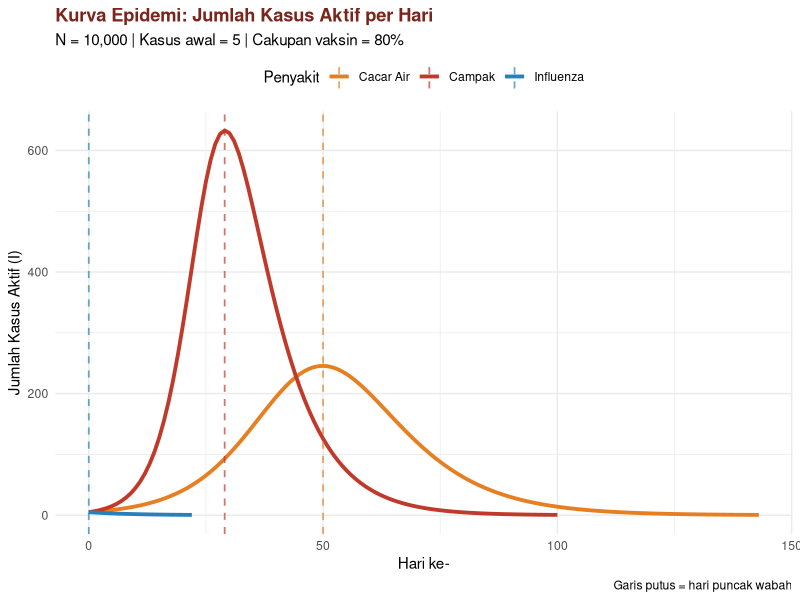
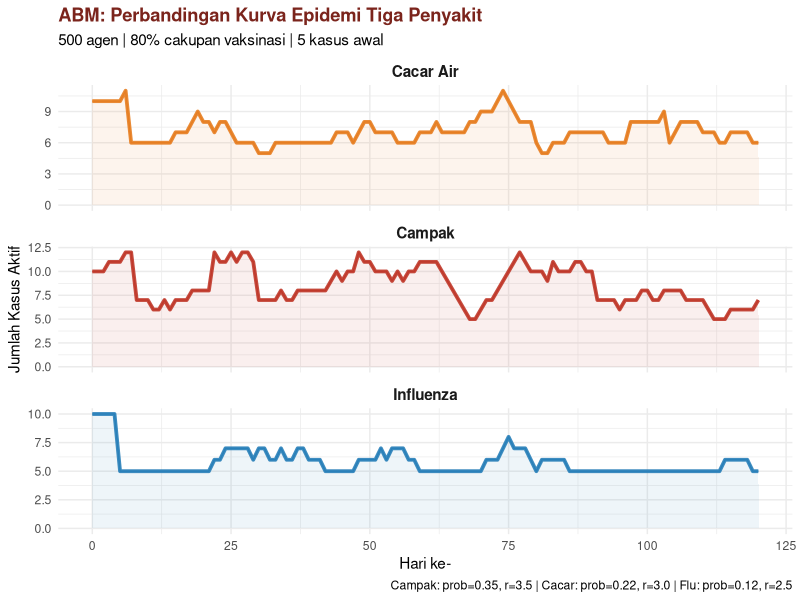
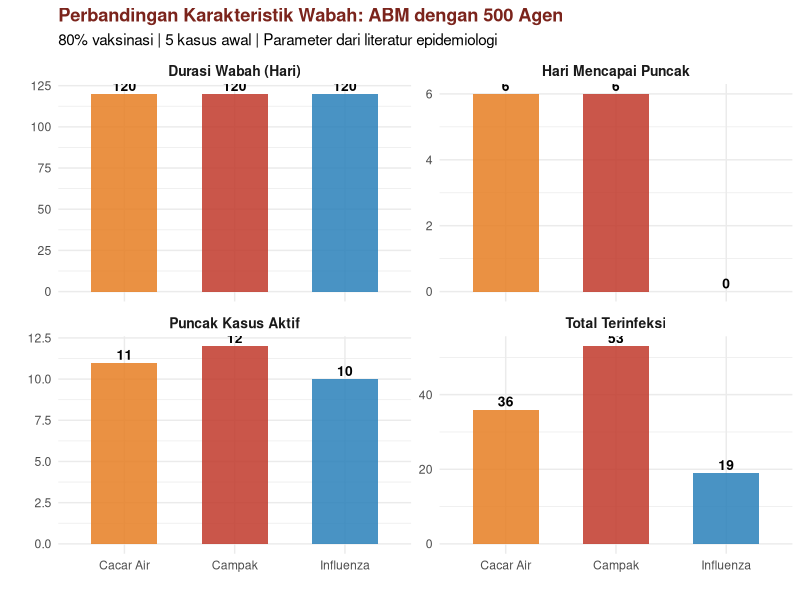
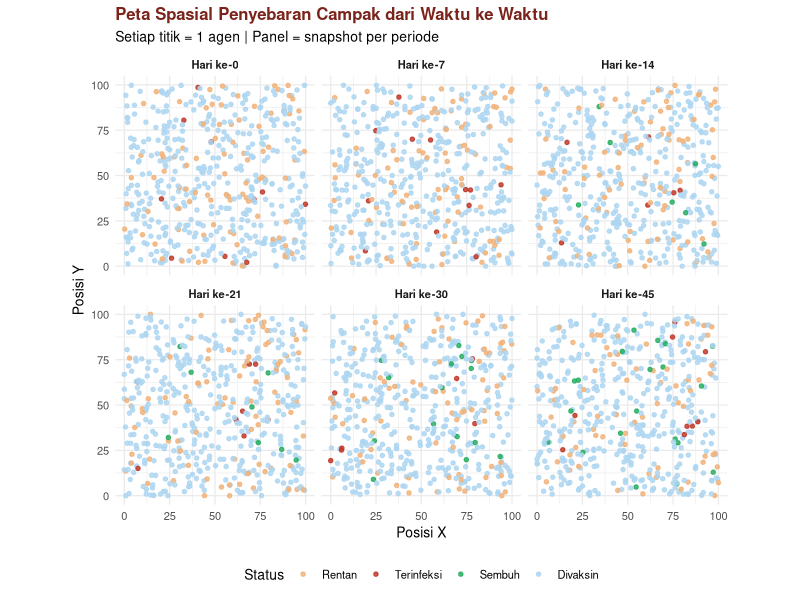
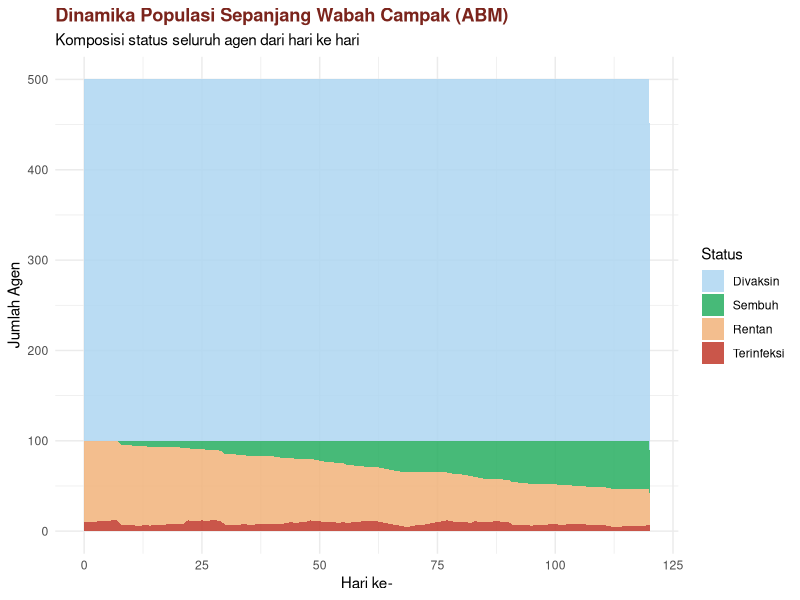
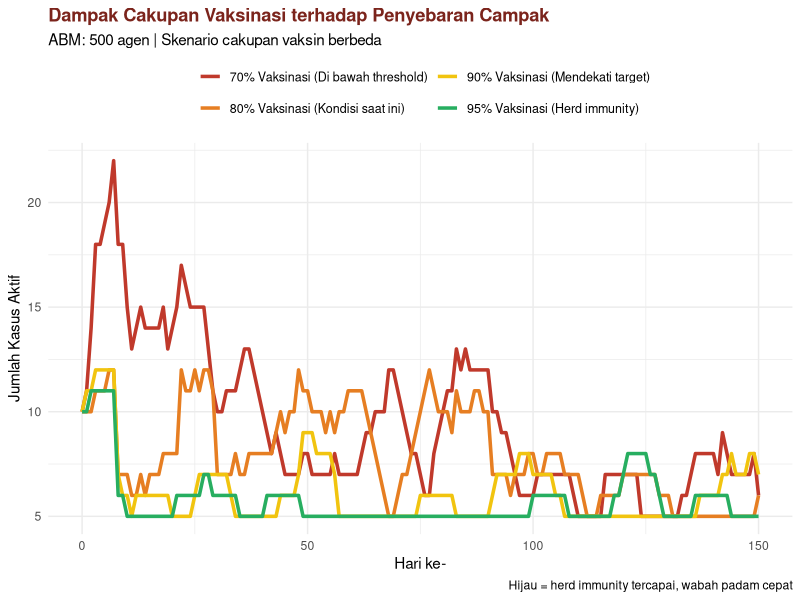
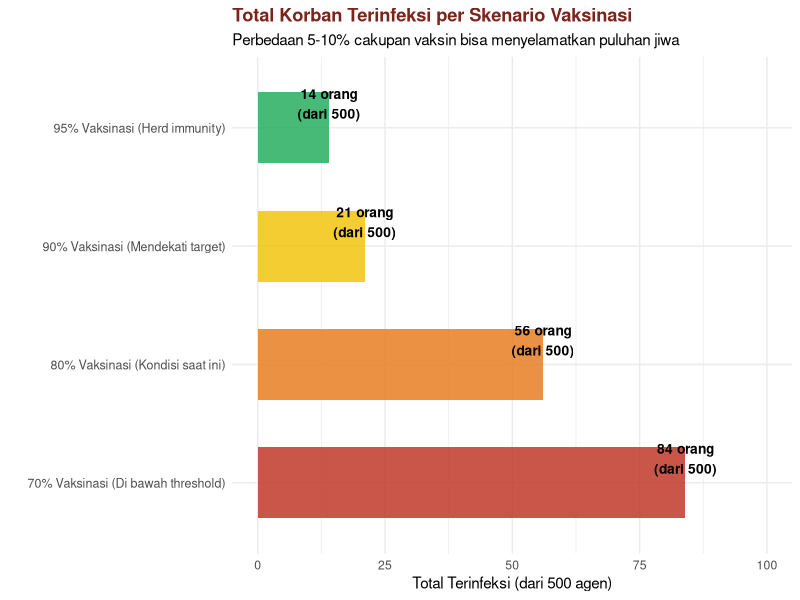

Recreate these plots in R, in order.
## ---- chunk 1
#| include: false

# ── Install dan load package ─────────────────────────────────────
# install.packages(c('dplyr', 'ggplot2', 'tidyr', 'scales',
#                    'patchwork', 'RColorBrewer'))

rm(list=ls())

library(dplyr)
library(ggplot2)
library(tidyr)
library(scales)
library(patchwork)
library(RColorBrewer)

set.seed(101)
## ---- chunk 2
#| echo: true

# ── Fungsi Model SIR deterministik ───────────────────────────────
# Menggunakan persamaan diferensial biasa (ODE) diskret

simulasi_SIR <- function(N,          # Ukuran populasi
                          I0,         # Kasus awal
                          beta,       # Laju transmisi
                          gamma,      # Laju recovery
                          vaksinasi,  # Proporsi yang sudah divaksin (0-1)
                          n_hari = 365) {
  # Populasi awal: yang sudah divaksin langsung masuk R
  S <- N * (1 - vaksinasi) - I0
  I <- I0
  R <- N * vaksinasi

  hasil <- data.frame(
    hari = 0, S = S, I = I, R = R,
    kasus_baru = I0
  )

  for (t in 1:n_hari) {
    # Persamaan SIR diskret
    dS <- -beta * S * I / N
    dI <-  beta * S * I / N - gamma * I
    dR <-  gamma * I

    S <- max(0, S + dS)
    I <- max(0, I + dI)
    R <- R + dR

    hasil <- rbind(hasil, data.frame(
      hari = t, S = S, I = I, R = R,
      kasus_baru = beta * (hasil$S[nrow(hasil)]) * I / N
    ))

    if (I < 0.5) break  # Wabah padam
  }
  hasil
}

## ---- chunk 3
#| echo: true

# ── Parameter penyakit dari literatur ────────────────────────────
#
# Campak: R0 = 15, masa infeksius = 8 hari -> gamma = 1/8
#         beta = R0 * gamma = 15 * (1/8) = 1.875
#
# Cacar Air: R0 = 9, masa infeksius = 7 hari
#
# Influenza: R0 = 2.5, masa infeksius = 5 hari

penyakit <- list(
  Campak = list(
    beta  = 15 * (1/8),   # R0=15, gamma=1/8
    gamma = 1/8,
    R0    = 15,
    warna = '#C0392B'
  ),
  `Cacar Air` = list(
    beta  = 9 * (1/7),    # R0=9, gamma=1/7
    gamma = 1/7,
    R0    = 9,
    warna = '#E67E22'
  ),
  Influenza = list(
    beta  = 2.5 * (1/5),  # R0=2.5, gamma=1/5
    gamma = 1/5,
    R0    = 2.5,
    warna = '#2980B9'
  )
)
## ---- chunk 4
# Populasi simulasi: 10.000 orang (kota kecil / kelurahan)
N_pop      <- 10000
kasus_awal <- 5       # 5 kasus pertama
cakupan_vaksin <- 0.80  # 80% — di bawah threshold herd immunity campak
## ---- chunk 5
#| echo: true

# ── Jalankan SIR untuk ketiga penyakit ───────────────────────────
df_SIR_all <- lapply(names(penyakit), function(nm) {
  p <- penyakit[[nm]]
  sim <- simulasi_SIR(
    N          = N_pop,
    I0         = kasus_awal,
    beta       = p$beta,
    gamma      = p$gamma,
    vaksinasi  = cakupan_vaksin,
    n_hari     = 365
  )
  sim$penyakit <- nm
  sim
}) %>% bind_rows()

# Ringkasan puncak wabah
df_puncak <- df_SIR_all %>%
  group_by(penyakit) %>%
  summarise(
    hari_puncak    = hari[which.max(I)],
    puncak_kasus   = round(max(I)),
    total_terinfeksi = round(max(R) - N_pop * cakupan_vaksin),
    .groups = 'drop'
  )

## ---- chunk 6
# ── Visualisasi kurva epidemi SIR ────────────────────────────────
warna_penyakit <- c(
  'Campak'    = '#C0392B',
  'Cacar Air' = '#E67E22',
  'Influenza' = '#2980B9'
)

# Plot kurva I (Infeksius) untuk ketiga penyakit
df_I <- df_SIR_all %>% select(hari, penyakit, I)

ggplot(df_I, aes(x = hari, y = I, color = penyakit)) +
  geom_line(linewidth = 1.3) +
  geom_vline(
    data = df_puncak,
    aes(xintercept = hari_puncak, color = penyakit),
    linetype = 'dashed', linewidth = 0.6, alpha = 0.7
  ) +
  scale_color_manual(values = warna_penyakit, name = 'Penyakit') +
  scale_y_continuous(labels = label_comma()) +
  labs(
    title    = 'Kurva Epidemi: Jumlah Kasus Aktif per Hari',
    subtitle = paste0('N = ', label_comma()(N_pop),
                      ' | Kasus awal = ', kasus_awal,
                      ' | Cakupan vaksin = ', percent(cakupan_vaksin)),
    x = 'Hari ke-', y = 'Jumlah Kasus Aktif (I)',
    caption = 'Garis putus = hari puncak wabah'
  ) +
  theme_minimal(base_size = 11) +
  theme(
    plot.title      = element_text(face = 'bold', color = '#7B241C'),
    legend.position = 'top'
  )

cat('=== RINGKASAN PUNCAK WABAH ===\n')
print(df_puncak)
## ---- chunk 7
#| echo: true

# ══════════════════════════════════════════════════════════════════
# AGENT-BASED MODEL — Penyebaran Campak
# ══════════════════════════════════════════════════════════════════

# ── Inisialisasi populasi agen ────────────────────────────────────
buat_populasi <- function(n_agen     = 500,
                           pct_vaksin = 0.80,
                           n_infeksi_awal = 5) {
  data.frame(
    id      = 1:n_agen,
    x       = runif(n_agen, 0, 100),   # Posisi x (0-100)
    y       = runif(n_agen, 0, 100),   # Posisi y (0-100)
    # Status: S=Susceptible, I=Infectious, R=Recovered, V=Vaccinated
    status  = c(
      rep('V', round(n_agen * pct_vaksin)),
      rep('I', n_infeksi_awal),
      rep('S', n_agen - round(n_agen * pct_vaksin) - n_infeksi_awal)
    ) %>% sample(),  # Acak posisi status
    hari_infeksi = ifelse(
      sample(c(TRUE, FALSE), n_agen, replace = TRUE,
             prob = c(n_infeksi_awal/n_agen, 1 - n_infeksi_awal/n_agen)),
      0, NA
    ),
    # Kecepatan gerak acak per agen
    vx = rnorm(n_agen, 0, 0.8),
    vy = rnorm(n_agen, 0, 0.8)
  )
}

## ---- chunk 8
#| echo: true

# ── Satu langkah simulasi ABM ─────────────────────────────────────
langkah_ABM <- function(pop, hari,
                         radius_infeksi = 3,    # Jarak menular (unit)
                         prob_infeksi   = 0.35, # Prob menular per kontak
                         masa_infeksius = 8) {  # Hari infeksius

  # 1. Gerakkan semua agen (dengan boundary reflection)
  pop$x <- pop$x + pop$vx + rnorm(nrow(pop), 0, 0.3)
  pop$y <- pop$y + pop$vy + rnorm(nrow(pop), 0, 0.3)

  # Pantulkan di batas
  pop$x <- pmax(0, pmin(100, pop$x))
  pop$y <- pmax(0, pmin(100, pop$y))
  pop$vx <- ifelse(pop$x <= 0 | pop$x >= 100, -pop$vx, pop$vx)
  pop$vy <- ifelse(pop$y <= 0 | pop$y >= 100, -pop$vy, pop$vy)

  # 2. Proses penularan: cek agen I ke agen S di sekitarnya
  agen_I <- which(pop$status == 'I')
  agen_S <- which(pop$status == 'S')

  if (length(agen_I) > 0 && length(agen_S) > 0) {
    for (i in agen_I) {
      # Hitung jarak ke semua agen S
      dx <- pop$x[agen_S] - pop$x[i]
      dy <- pop$y[agen_S] - pop$y[i]
      jarak <- sqrt(dx^2 + dy^2)

      # Agen S dalam radius infeksi
      dalam_radius <- agen_S[jarak <= radius_infeksi]

      # Tularkan dengan probabilitas prob_infeksi
      if (length(dalam_radius) > 0) {
        tertular <- dalam_radius[runif(length(dalam_radius)) < prob_infeksi]
        if (length(tertular) > 0) {
          pop$status[tertular]       <- 'I'
          pop$hari_infeksi[tertular] <- hari
        }
      }
    }
  }

  # 3. Recovery: agen I yang sudah melewati masa infeksius
  sudah_waktunya <- !is.na(pop$hari_infeksi) &
                    (hari - pop$hari_infeksi) >= masa_infeksius
  pop$status[pop$status == 'I' & sudah_waktunya] <- 'R'

  pop
}
## ---- chunk 9
#| include: false

# ── Jalankan simulasi ABM lengkap ────────────────────────────────
jalankan_ABM <- function(nama_penyakit = 'Campak',
                          n_agen     = 500,
                          pct_vaksin = 0.80,
                          radius     = 3,
                          prob_inf   = 0.35,
                          masa_inf   = 8,
                          n_hari     = 120) {

  set.seed(101)
  pop <- buat_populasi(n_agen, pct_vaksin)
  # Pastikan ada tepat 5 kasus awal
  idx_S <- which(pop$status == 'S')
  infeksi_awal <- sample(idx_S, min(5, length(idx_S)))
  pop$status[infeksi_awal] <- 'I'
  pop$hari_infeksi[infeksi_awal] <- 0

  # Simpan snapshot populasi di hari tertentu untuk visualisasi
  snapshot_hari <- c(0, 7, 14, 21, 30, 45, 60)
  snapshots <- list()

  # Simpan ringkasan harian
  df_ringkasan <- data.frame()

  for (h in 0:n_hari) {
    if (h > 0) pop <- langkah_ABM(pop, h, radius, prob_inf, masa_inf)

    # Hitung jumlah per status
    tbl <- table(factor(pop$status, levels = c('S','I','R','V')))
    df_ringkasan <- rbind(df_ringkasan, data.frame(
      hari      = h,
      S         = as.integer(tbl['S']),
      I         = as.integer(tbl['I']),
      R         = as.integer(tbl['R']),
      V         = as.integer(tbl['V']),
      penyakit  = nama_penyakit
    ))

    if (h %in% snapshot_hari) {
      snapshots[[as.character(h)]] <- pop %>%
        mutate(hari_snapshot = h, penyakit = nama_penyakit)
    }

    # Hentikan jika tidak ada kasus aktif
    if (sum(pop$status == 'I') == 0) break
  }

  list(ringkasan = df_ringkasan, snapshots = bind_rows(snapshots))
}

# Jalankan untuk ketiga penyakit
cat('Menjalankan ABM Campak...\n')
abm_campak <- jalankan_ABM('Campak',
  prob_inf = 0.35, masa_inf = 8,  radius = 3.5)

cat('Menjalankan ABM Cacar Air...\n')
abm_cacar  <- jalankan_ABM('Cacar Air',
  prob_inf = 0.22, masa_inf = 7,  radius = 3.0)

cat('Menjalankan ABM Influenza...\n')
abm_flu    <- jalankan_ABM('Influenza',
  prob_inf = 0.12, masa_inf = 5,  radius = 2.5)

# Gabungkan semua hasil
df_ABM_all <- bind_rows(
  abm_campak$ringkasan,
  abm_cacar$ringkasan,
  abm_flu$ringkasan
)
## ---- chunk 10
# ── Kurva I (kasus aktif) dari ABM ───────────────────────────────
warna_penyakit <- c(
  'Campak'    = '#C0392B',
  'Cacar Air' = '#E67E22',
  'Influenza' = '#2980B9'
)

ggplot(df_ABM_all, aes(x = hari, y = I,
                        color = penyakit, group = penyakit)) +
  geom_line(linewidth = 1.3, alpha = 0.9) +
  geom_area(aes(fill = penyakit), alpha = 0.08) +
  scale_color_manual(values = warna_penyakit, name = '') +
  scale_fill_manual(values  = warna_penyakit, guide = 'none') +
  scale_y_continuous(labels = label_comma()) +
  labs(
    title    = 'ABM: Perbandingan Kurva Epidemi Tiga Penyakit',
    subtitle = '500 agen | 80% cakupan vaksinasi | 5 kasus awal',
    x        = 'Hari ke-',
    y        = 'Jumlah Kasus Aktif',
    caption  = 'Campak: prob=0.35, r=3.5 | Cacar: prob=0.22, r=3.0 | Flu: prob=0.12, r=2.5'
  ) +
  facet_wrap(~ penyakit, scales = 'free_y', ncol = 1) +
  theme_minimal(base_size = 11) +
  theme(
    plot.title      = element_text(face = 'bold', color = '#7B241C'),
    legend.position = 'none',
    strip.text      = element_text(face = 'bold', size = 11)
  )
## ---- chunk 11
#| fig-height: 8


# ── Tabel perbandingan final dari hasil ABM ───────────────────────
ringkasan_ABM <- bind_rows(
  abm_campak$ringkasan %>% filter(penyakit == 'Campak'),
  abm_cacar$ringkasan  %>% filter(penyakit == 'Cacar Air'),
  abm_flu$ringkasan    %>% filter(penyakit == 'Influenza')
) %>%
  group_by(penyakit) %>%
  summarise(
    puncak_kasus     = max(I),
    hari_puncak      = hari[which.max(I)],
    durasi_wabah     = max(hari[I > 0]),
    total_terinfeksi = max(R),
    attack_rate      = round(max(R) / (500 * 0.20) * 100, 1),
    # Attack rate = dari populasi rentan (20%), berapa % yang kena
    .groups = 'drop'
  )

cat('\n=== PERBANDINGAN HASIL ABM ===\n')
print(ringkasan_ABM)

# ── Visualisasi: radar/lollipop chart perbandingan ────────────────
df_comp <- ringkasan_ABM %>%
  select(penyakit, puncak_kasus, hari_puncak, durasi_wabah,
         total_terinfeksi) %>%
  pivot_longer(-penyakit, names_to = 'metrik', values_to = 'nilai') %>%
  mutate(metrik = recode(metrik,
    puncak_kasus     = 'Puncak Kasus Aktif',
    hari_puncak      = 'Hari Mencapai Puncak',
    durasi_wabah     = 'Durasi Wabah (Hari)',
    total_terinfeksi = 'Total Terinfeksi'
  ))

ggplot(df_comp,
       aes(x = penyakit, y = nilai, fill = penyakit)) +
  geom_col(width = 0.6, alpha = 0.85) +
  geom_text(
    aes(label = round(nilai, 0)),
    vjust = -0.3, size = 3.5, fontface = 'bold'
  ) +
  facet_wrap(~ metrik, scales = 'free_y', ncol = 2) +
  scale_fill_manual(
    values = c('Campak'='#C0392B','Cacar Air'='#E67E22','Influenza'='#2980B9'),
    guide  = 'none'
  ) +
  labs(
    title    = 'Perbandingan Karakteristik Wabah: ABM dengan 500 Agen',
    subtitle = '80% vaksinasi | 5 kasus awal | Parameter dari literatur epidemiologi',
    x = '', y = ''
  ) +
  theme_minimal(base_size = 11) +
  theme(
    plot.title = element_text(face = 'bold', color = '#7B241C'),
    strip.text = element_text(face = 'bold', size = 10)
  )
## ---- chunk 12
#| fig-width: 8
#| fig-height: 8

# ── Peta spasial penyebaran campak dari waktu ke waktu ───────────
df_snap_campak <- abm_campak$snapshots %>%
  filter(hari_snapshot %in% c(0, 7, 14, 21, 30, 45)) %>%
  mutate(
    status_label = factor(status,
      levels = c('S', 'I', 'R', 'V'),
      labels = c('Rentan', 'Terinfeksi', 'Sembuh', 'Divaksin')
    ),
    judul_panel  = paste0('Hari ke-', hari_snapshot)
  ) 

df_snap_campak$judul_panel = factor(df_snap_campak$judul_panel,levels = unique(df_snap_campak$judul_panel))

warna_status <- c(
  'Rentan'    = '#F0B27A',
  'Terinfeksi'= '#C0392B',
  'Sembuh'    = '#27AE60',
  'Divaksin'  = '#AED6F1'
)

ggplot(df_snap_campak, aes(x = x, y = y, color = status_label)) +
  geom_point(size = 1.2, alpha = 0.85) +
  facet_wrap(~ judul_panel, ncol = 3) +
  scale_color_manual(values = warna_status, name = 'Status') +
  coord_fixed() +
  labs(
    title    = 'Peta Spasial Penyebaran Campak dari Waktu ke Waktu',
    subtitle = 'Setiap titik = 1 agen | Panel = snapshot per periode',
    x = 'Posisi X', y = 'Posisi Y'
  ) +
  theme_minimal(base_size = 10) +
  theme(
    plot.title      = element_text(face = 'bold', color = '#7B241C'),
    legend.position = 'bottom',
    strip.text      = element_text(face = 'bold')
  )
## ---- chunk 13
# ── Stacked area chart: proporsi S/I/R/V per hari ────────────────
df_long_campak <- abm_campak$ringkasan %>%
  select(hari, S, I, R, V) %>%
  pivot_longer(cols = c(S, I, R, V),
               names_to = 'status', values_to = 'jumlah') %>%
  mutate(
    status = factor(status,
      levels = c('V', 'R', 'S', 'I'),
      labels = c('Divaksin', 'Sembuh', 'Rentan', 'Terinfeksi')
    )
  )

warna_stack <- c(
  'Divaksin'   = '#AED6F1',
  'Sembuh'     = '#27AE60',
  'Rentan'     = '#F0B27A',
  'Terinfeksi' = '#C0392B'
)

ggplot(df_long_campak,
       aes(x = hari, y = jumlah, fill = status)) +
  geom_area(alpha = 0.85, position = 'stack') +
  scale_fill_manual(values = warna_stack, name = 'Status') +
  scale_y_continuous(labels = label_comma()) +
  labs(
    title    = 'Dinamika Populasi Sepanjang Wabah Campak (ABM)',
    subtitle = 'Komposisi status seluruh agen dari hari ke hari',
    x        = 'Hari ke-',
    y        = 'Jumlah Agen'
  ) +
  theme_minimal(base_size = 11) +
  theme(
    plot.title      = element_text(face = 'bold', color = '#7B241C'),
    legend.position = 'right'
  )

## ---- chunk 14
#|echo: true

# ── Skenario intervensi: variasi cakupan vaksinasi ────────────────
skenario <- list(
  list(label = '70% Vaksinasi (Di bawah threshold)', pct_v = 0.70),
  list(label = '80% Vaksinasi (Kondisi saat ini)',   pct_v = 0.80),
  list(label = '90% Vaksinasi (Mendekati target)',   pct_v = 0.90),
  list(label = '95% Vaksinasi (Herd immunity)',      pct_v = 0.95)
)

df_skenario <- lapply(skenario, function(s) {
  set.seed(101)
  pop <- buat_populasi(500, s$pct_v)
  idx_S <- which(pop$status == 'S')
  if (length(idx_S) >= 5) {
    inf <- sample(idx_S, 5)
    pop$status[inf] <- 'I'
    pop$hari_infeksi[inf] <- 0
  }

  df_ring <- data.frame()
  for (h in 0:150) {
    if (h > 0) pop <- langkah_ABM(pop, h, 3.5, 0.35, 8)
    tbl <- table(factor(pop$status, levels = c('S','I','R','V')))
    df_ring <- rbind(df_ring, data.frame(
      hari     = h,
      I        = as.integer(tbl['I']),
      total_R  = as.integer(tbl['R']),
      skenario = s$label
    ))
    if (sum(pop$status == 'I') == 0) break
  }
  df_ring
}) %>% bind_rows()

# Ringkasan per skenario
df_ring_sum <- df_skenario %>%
  group_by(skenario) %>%
  summarise(
    puncak_kasus   = max(I),
    hari_puncak    = hari[which.max(I)],
    total_terinfeksi = max(total_R),
    .groups = 'drop'
  )
## ---- chunk 15
# ── Visualisasi perbandingan skenario ────────────────────────────
warna_skenario <- c(
  '70% Vaksinasi (Di bawah threshold)' = '#C0392B',
  '80% Vaksinasi (Kondisi saat ini)'   = '#E67E22',
  '90% Vaksinasi (Mendekati target)'   = '#F1C40F',
  '95% Vaksinasi (Herd immunity)'      = '#27AE60'
)

ggplot(df_skenario, aes(x = hari, y = I,
                         color = skenario, group = skenario)) +
  geom_line(linewidth = 1.2) +
  scale_color_manual(values = warna_skenario, name = '') +
  scale_y_continuous(labels = label_comma()) +
  labs(
    title    = 'Dampak Cakupan Vaksinasi terhadap Penyebaran Campak',
    subtitle = 'ABM: 500 agen | Skenario cakupan vaksin berbeda',
    x        = 'Hari ke-',
    y        = 'Jumlah Kasus Aktif',
    caption  = 'Hijau = herd immunity tercapai, wabah padam cepat'
  ) +
  theme_minimal(base_size = 11) +
  theme(
    plot.title      = element_text(face = 'bold', color = '#7B241C'),
    legend.position = 'top',
    legend.text     = element_text(size = 9)
  ) +
  guides(color = guide_legend(ncol = 2))

# ── Bar chart: total korban per skenario ─────────────────────────
ggplot(df_ring_sum,
       aes(x = reorder(skenario, -total_terinfeksi),
           y = total_terinfeksi, fill = skenario)) +
  geom_col(width = 0.6, alpha = 0.85) +
  geom_text(
    aes(label = paste0(total_terinfeksi, ' orang\n(dari 500)')),
    vjust = -0.3, size = 3.5, fontface = 'bold'
  ) +
  scale_fill_manual(values = warna_skenario, guide = 'none') +
  scale_y_continuous(limits = c(0, 100)) +
  labs(
    title    = 'Total Korban Terinfeksi per Skenario Vaksinasi',
    subtitle = 'Perbedaan 5-10% cakupan vaksin bisa menyelamatkan puluhan jiwa',
    x = '', y = 'Total Terinfeksi (dari 500 agen)'
  ) +
  coord_flip() +
  theme_minimal(base_size = 11) +
  theme(
    plot.title = element_text(face = 'bold', color = '#7B241C'),
    axis.text.y = element_text(size = 9)
  )
